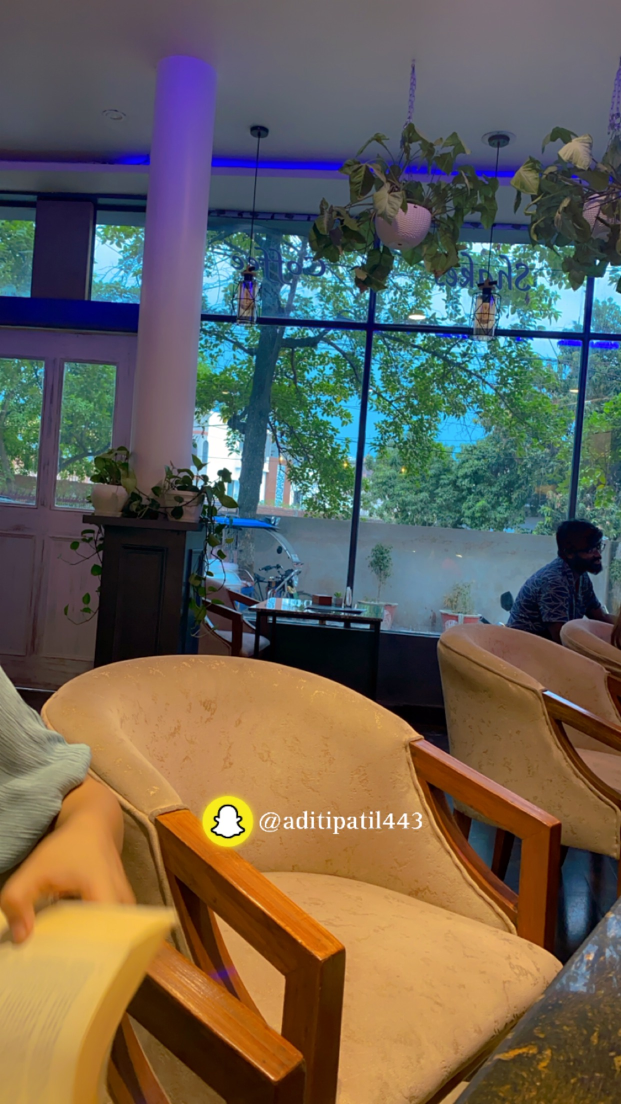
#> input picture test.jpg, 1242 x 2208 px (shown at 1/2 size)
$ python test_fft.py
#> lines starting #> are read from the running program, lines starting #| are printed output that depends on the picture
#> in main, img is the input picture: shape (2208, 1242, 3); mean B, G, R 84.6, 97.4, 104.7
### utils/features.py
import numpy as np
import cv2
from utils.fft import compute_fft

def extract_features(image):
    image = cv2.resize(image, (128, 128))
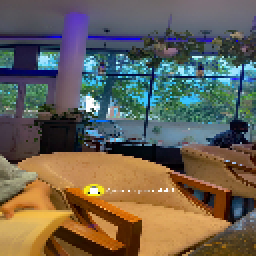
#> image: shape (128, 128, 3) (shown 2 times larger); mean of channels 0, 1, 2 84.6, 97.5, 104.7; drawn as B, G, R
    fft_img = compute_fft(image)

    # Normalize
    fft_norm = fft_img / np.max(fft_img)

    h, w = fft_norm.shape
    center_h, center_w = h // 2, w // 2

    # Regions
    low = fft_norm[center_h-30:center_h+30, center_w-30:center_w+30]
    mid = fft_norm[center_h-80:center_h+80, center_w-80:center_w+80]
    high = np.copy(fft_norm)
    high[center_h-80:center_h+80, center_w-80:center_w+80] = 0

    # Features
    features = []

    # Basic stats
    features.append(np.mean(fft_norm))
    features.append(np.std(fft_norm))

    # Region energies
    features.append(np.mean(low))
    features.append(np.mean(mid))
    features.append(np.mean(high))

    # Ratios
    features.append(np.mean(low) / (np.mean(high) + 1e-6))
    features.append(np.mean(mid) / (np.mean(high) + 1e-6))

    # Additional texture-like info
    features.append(np.var(fft_norm))
    features.append(np.max(fft_norm))

    return features

### utils/fft.py
import cv2
import numpy as np

def compute_fft(image):
    # Convert to grayscale
    gray = cv2.cvtColor(image, cv2.COLOR_BGR2GRAY)
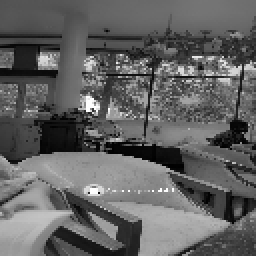
#> gray: shape (128, 128) (shown 2 times larger); min 0, max 255, mean 98.2

    # FFT
    f = np.fft.fft2(gray)
    fshift = np.fft.fftshift(f)

    # Magnitude spectrum
    magnitude = np.abs(fshift)
    magnitude = np.log(magnitude + 1)
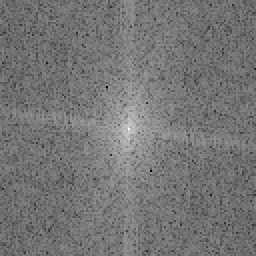
#> magnitude: shape (128, 128) float64 (shown 2 times larger); min 1.93, max 14.29, mean 7.63; drawn with min black and max white

    # Normalize to 0–255
    magnitude = cv2.normalize(magnitude, None, 0, 255, cv2.NORM_MINMAX)

    # Convert to uint8 (THIS WAS MISSING 🔥)
    magnitude = magnitude.astype(np.uint8)

    return magnitude

### test_fft.py
import cv2
from utils.features import extract_features

def main():
    # Load image
    img = cv2.imread("test.jpg")

    if img is None:
        print("❌ Image not found. Make sure test.jpg is in the project folder.")
        return

    # Extract features
    features = extract_features(img)
#> in extract_features, `low = fft_norm[center_h-30:center_h+30, center_w-30:center_w+30]`:
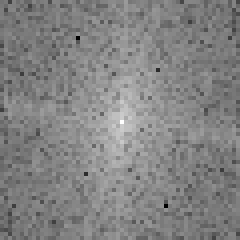
#> low: shape (60, 60) float64 (shown 4 times larger); min 0, max 1, mean 0.513
#> in extract_features, `high[center_h-80:center_h+80, center_w-80:center_w+80] = 0`:
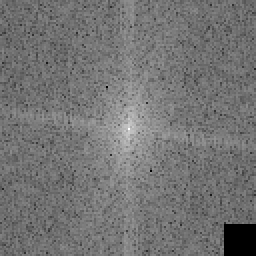
#> high: shape (128, 128) float64 (shown 2 times larger); min 0, max 1, mean 0.453
#> features = [0.46, 0.0687, 0.513, 0.416, 0.453, 1.13, 0.918, 0.00472, 1]

    # Print results nicely
    print("\n✅ Extracted Features:")
    print(f"Mean Energy       : {features[0]:.4f}")
#| Mean Energy       : 0.4596
    print(f"Std Deviation     : {features[1]:.4f}")
#| Std Deviation     : 0.0687
    print(f"Low Freq Energy   : {features[2]:.4f}")
#| Low Freq Energy   : 0.5132
    print(f"High Freq Energy  : {features[3]:.4f}")
#| High Freq Energy  : 0.4161
    print(f"Energy Ratio      : {features[4]:.4f}")
#| Energy Ratio      : 0.4531

if __name__ == "__main__":
    main()
